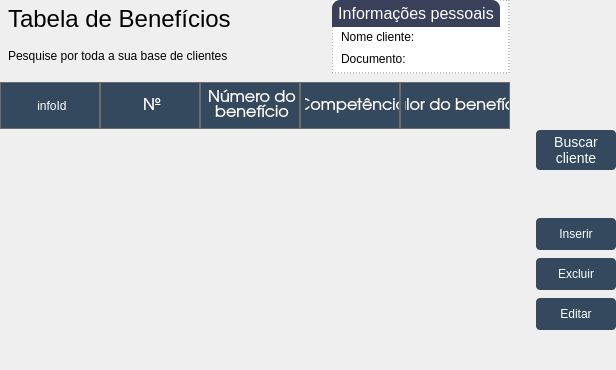
     <widget class="QWidget" name="tabBeneficios">
      <property name="styleSheet">
       <string notr="true">/*-------------------------------- Labels -----------------------------------------*/
#lbTituloClientesBen {
	font-family: &quot;TeX Gyre Adventor&quot;;
	font-size: 24px;
}

#lbInfoClientesBen {
	font-family: &quot;TeX Gyre Adventor&quot;;
	font-size: 12px;	
}

#lbTituloFiltroBen {
	font-family: &quot;TeX Gyre Adventor&quot;;
	font-size: 16px;
}

#lbBuscaNomeBen, #lbBuscaEmailBen, 
#lbBuscaTelefoneBen, #lbBuscaTpProcessoBen,
#lbBuscaRgcpfBen {
	font-family: &quot;TeX Gyre Adventor&quot;;
	font-size: 12px;
}

#lbInfoCabecalhoBen, #lbInfoDibDerBen, 
#lbInfoNomeBen, #lbInfoDocumentoBen {
	font-family: &quot;TeX Gyre Adventor&quot;;
	font-size: 12px;
	background-color: white;
}

#lbDibDerBen, 
#lbNomeBen, #lbDocumentoBen {
	font-family: &quot;TeX Gyre Adventor&quot;;
	font-size: 14px;
	background-color: white;
	font-weight: bold;
}

/*-------------------------------- Frames -----------------------------------------*/
#frInfoCabecalhoBen {
	border-radius: 4px;
	border: 1px solid rgb(85, 87, 83);

	background-color: white;
}

/*-------------------------------- Tables -----------------------------------------*/
#tblBeneficios {
	background-color: transparent;
}

#tblClientesBen::item{
	margin: 4px;
}

QHeaderView::section {
    background-color: rgb(52, 73, 94);
    color: white;
    padding-left: 4px;
    border: 1px solid #6c6c6c;
	min-height: 45px;
}

QHeaderView::down-arrow {
    icon-color: white;
}

QHeaderView::up-arrow {
    icon-color: white;
}

/*-------------------------------- Push Buttons --------------------------------*/
#pbArrowNomeBen, 
#pbArrowEmailBen, 
#pbArrowTelefoneBen,
#pbArrowTpProcessoBen,
#pbArrowRgcpfBen {
	background-image: url(:/arrowDown/arrowDown.png);
	background-repeat: no-repeat;
	background-position: center;

	background-color: transparent;
}

#pbBuscarClienteBen {
	font-family: &quot;TeX Gyre Adventor&quot;;
	font-size: 14px;
	color: white;

	border-radius: 4px;
	background-color: rgb(52, 73, 94);
}

#pbBuscarClienteBen:hover {
	font-family: &quot;TeX Gyre Adventor&quot;;
	font-size: 14px;
	color: white;

	border-radius: 4px;
	border: 1px solid;
	background-color: rgb(72, 93, 114);
}

#pbInserirBen, #pbEditarBen, #pbExcluirBen {
	font-family: &quot;TeX Gyre Adventor&quot;;
	font-size: 12px;
	color: white;

	border-radius: 4px;
	background-color: rgb(52, 73, 94);
}

#pbInserirBen:hover, #pbEditarBen:hover, 
#pbExcluirBen:hover {
	font-family: &quot;TeX Gyre Adventor&quot;;
	font-size: 12px;
	color: white;

	border-radius: 4px;
	border: 1px solid;
	background-color: rgb(72, 93, 114);
}

/*-------------------------------- Group Box -----------------------------------------*/
QGroupBox {
	font-family: &quot;TeX Gyre Adventor&quot;;
	font-size: 16px;
	border: 1px solid transparent;

	background-color: white;
}

#bpInfoPessoaisBene::title {
	subcontrol-position: top left;
	background-color: #3A405A;
	border-top-left-radius: 8px;
	border-top-right-radius: 8px;
	color: white;
	padding: 4px;
}

#bpInfoPessoaisBene {
	border: 1px dashed grey;
}</string>
      </property>
      <attribute name="title">
       <string>Benefícios</string>
      </attribute>
      <layout class="QGridLayout" name="gridLayout_3">
       <property name="leftMargin">
        <number>0</number>
       </property>
       <property name="topMargin">
        <number>0</number>
       </property>
       <property name="rightMargin">
        <number>0</number>
       </property>
       <property name="bottomMargin">
        <number>0</number>
       </property>
       <property name="horizontalSpacing">
        <number>26</number>
       </property>
       <property name="verticalSpacing">
        <number>8</number>
       </property>
       <item row="1" column="0" colspan="3">
        <widget class="QTableWidget" name="tblBeneficios">
         <property name="frameShape">
          <enum>QFrame::NoFrame</enum>
         </property>
         <property name="editTriggers">
          <set>QAbstractItemView::NoEditTriggers</set>
         </property>
         <property name="selectionMode">
          <enum>QAbstractItemView::SingleSelection</enum>
         </property>
         <property name="selectionBehavior">
          <enum>QAbstractItemView::SelectRows</enum>
         </property>
         <property name="showGrid">
          <bool>false</bool>
         </property>
         <property name="wordWrap">
          <bool>true</bool>
         </property>
         <attribute name="horizontalHeaderCascadingSectionResizes">
          <bool>true</bool>
         </attribute>
         <attribute name="horizontalHeaderShowSortIndicator" stdset="0">
          <bool>true</bool>
         </attribute>
         <attribute name="horizontalHeaderStretchLastSection">
          <bool>true</bool>
         </attribute>
         <attribute name="verticalHeaderVisible">
          <bool>false</bool>
         </attribute>
         <column>
          <property name="text">
           <string>infoId</string>
          </property>
         </column>
         <column>
          <property name="text">
           <string>Nº</string>
          </property>
          <property name="font">
           <font>
            <family>TeX Gyre Adventor</family>
            <pointsize>12</pointsize>
           </font>
          </property>
          <property name="textAlignment">
           <set>AlignCenter</set>
          </property>
         </column>
         <column>
          <property name="text">
           <string>Número do
benefício</string>
          </property>
          <property name="font">
           <font>
            <family>TeX Gyre Adventor</family>
            <pointsize>12</pointsize>
           </font>
          </property>
          <property name="textAlignment">
           <set>AlignCenter</set>
          </property>
         </column>
         <column>
          <property name="text">
           <string>Competência</string>
          </property>
          <property name="font">
           <font>
            <family>TeX Gyre Adventor</family>
            <pointsize>12</pointsize>
           </font>
          </property>
          <property name="textAlignment">
           <set>AlignCenter</set>
          </property>
         </column>
         <column>
          <property name="text">
           <string>Valor do benefício</string>
          </property>
          <property name="font">
           <font>
            <family>TeX Gyre Adventor</family>
            <pointsize>12</pointsize>
           </font>
          </property>
          <property name="textAlignment">
           <set>AlignCenter</set>
          </property>
         </column>
        </widget>
       </item>
       <item row="0" column="0">
        <widget class="QFrame" name="frame_13">
         <property name="frameShape">
          <enum>QFrame::NoFrame</enum>
         </property>
         <property name="frameShadow">
          <enum>QFrame::Raised</enum>
         </property>
         <layout class="QVBoxLayout" name="verticalLayout_8">
          <property name="spacing">
           <number>0</number>
          </property>
          <property name="leftMargin">
           <number>8</number>
          </property>
          <property name="topMargin">
           <number>0</number>
          </property>
          <property name="bottomMargin">
           <number>0</number>
          </property>
          <item>
           <widget class="QLabel" name="lbTituloClientesBen">
            <property name="text">
             <string>Tabela de Benefícios</string>
            </property>
           </widget>
          </item>
          <item>
           <widget class="QLabel" name="lbInfoClientesBen">
            <property name="text">
             <string>Pesquise por toda a sua base de clientes</string>
            </property>
           </widget>
          </item>
         </layout>
        </widget>
       </item>
       <item row="0" column="2">
        <widget class="QGroupBox" name="bpInfoPessoaisBene">
         <property name="title">
          <string>Informações pessoais</string>
         </property>
         <layout class="QVBoxLayout" name="verticalLayout_10">
          <property name="spacing">
           <number>2</number>
          </property>
          <property name="leftMargin">
           <number>8</number>
          </property>
          <property name="topMargin">
           <number>26</number>
          </property>
          <property name="rightMargin">
           <number>34</number>
          </property>
          <property name="bottomMargin">
           <number>4</number>
          </property>
          <item>
           <widget class="QFrame" name="frame_14">
            <property name="frameShape">
             <enum>QFrame::NoFrame</enum>
            </property>
            <property name="frameShadow">
             <enum>QFrame::Raised</enum>
            </property>
            <layout class="QHBoxLayout" name="horizontalLayout_9">
             <property name="spacing">
              <number>2</number>
             </property>
             <property name="leftMargin">
              <number>0</number>
             </property>
             <property name="topMargin">
              <number>0</number>
             </property>
             <property name="bottomMargin">
              <number>0</number>
             </property>
             <item>
              <widget class="QLabel" name="lbInfoNomeBen">
               <property name="text">
                <string>Nome cliente:</string>
               </property>
              </widget>
             </item>
             <item>
              <widget class="QLabel" name="lbNomeBen">
               <property name="text">
                <string/>
               </property>
              </widget>
             </item>
             <item>
              <spacer name="horizontalSpacer_7">
               <property name="orientation">
                <enum>Qt::Horizontal</enum>
               </property>
               <property name="sizeHint" stdset="0">
                <size>
                 <width>40</width>
                 <height>20</height>
                </size>
               </property>
              </spacer>
             </item>
            </layout>
           </widget>
          </item>
          <item>
           <widget class="QFrame" name="frame_15">
            <property name="frameShape">
             <enum>QFrame::NoFrame</enum>
            </property>
            <property name="frameShadow">
             <enum>QFrame::Raised</enum>
            </property>
            <layout class="QHBoxLayout" name="horizontalLayout_8">
             <property name="spacing">
              <number>2</number>
             </property>
             <property name="leftMargin">
              <number>0</number>
             </property>
             <property name="topMargin">
              <number>0</number>
             </property>
             <property name="rightMargin">
              <number>0</number>
             </property>
             <property name="bottomMargin">
              <number>0</number>
             </property>
             <item>
              <widget class="QLabel" name="lbInfoDocumentoBen">
               <property name="text">
                <string>Documento:</string>
               </property>
              </widget>
             </item>
             <item>
              <widget class="QLabel" name="lbDocumentoBen">
               <property name="text">
                <string/>
               </property>
              </widget>
             </item>
             <item>
              <spacer name="horizontalSpacer_8">
               <property name="orientation">
                <enum>Qt::Horizontal</enum>
               </property>
               <property name="sizeHint" stdset="0">
                <size>
                 <width>40</width>
                 <height>20</height>
                </size>
               </property>
              </spacer>
             </item>
            </layout>
           </widget>
          </item>
         </layout>
        </widget>
       </item>
       <item row="1" column="3">
        <widget class="QFrame" name="frame_12">
         <property name="minimumSize">
          <size>
           <width>80</width>
           <height>0</height>
          </size>
         </property>
         <property name="maximumSize">
          <size>
           <width>80</width>
           <height>16777215</height>
          </size>
         </property>
         <property name="frameShape">
          <enum>QFrame::NoFrame</enum>
         </property>
         <property name="frameShadow">
          <enum>QFrame::Raised</enum>
         </property>
         <layout class="QVBoxLayout" name="verticalLayout_9">
          <property name="spacing">
           <number>8</number>
          </property>
          <property name="leftMargin">
           <number>0</number>
          </property>
          <property name="topMargin">
           <number>48</number>
          </property>
          <property name="rightMargin">
           <number>0</number>
          </property>
          <property name="bottomMargin">
           <number>0</number>
          </property>
          <item>
           <widget class="QPushButton" name="pbBuscarClienteBen">
            <property name="minimumSize">
             <size>
              <width>80</width>
              <height>40</height>
             </size>
            </property>
            <property name="maximumSize">
             <size>
              <width>90</width>
              <height>40</height>
             </size>
            </property>
            <property name="text">
             <string>Buscar 
cliente</string>
            </property>
           </widget>
          </item>
          <item>
           <spacer name="verticalSpacer_6">
            <property name="orientation">
             <enum>Qt::Vertical</enum>
            </property>
            <property name="sizeType">
             <enum>QSizePolicy::Fixed</enum>
            </property>
            <property name="sizeHint" stdset="0">
             <size>
              <width>20</width>
              <height>40</height>
             </size>
            </property>
           </spacer>
          </item>
          <item>
           <widget class="QPushButton" name="pbInserirBen">
            <property name="minimumSize">
             <size>
              <width>80</width>
              <height>32</height>
             </size>
            </property>
            <property name="maximumSize">
             <size>
              <width>90</width>
              <height>32</height>
             </size>
            </property>
            <property name="text">
             <string>Inserir</string>
            </property>
           </widget>
          </item>
          <item>
           <widget class="QPushButton" name="pbExcluirBen">
            <property name="minimumSize">
             <size>
              <width>80</width>
              <height>32</height>
             </size>
            </property>
            <property name="maximumSize">
             <size>
              <width>90</width>
              <height>32</height>
             </size>
            </property>
            <property name="text">
             <string>Excluir</string>
            </property>
           </widget>
          </item>
          <item>
           <widget class="QPushButton" name="pbEditarBen">
            <property name="minimumSize">
             <size>
              <width>80</width>
              <height>32</height>
             </size>
            </property>
            <property name="maximumSize">
             <size>
              <width>90</width>
              <height>32</height>
             </size>
            </property>
            <property name="text">
             <string>Editar</string>
            </property>
           </widget>
          </item>
          <item>
           <spacer name="verticalSpacer_5">
            <property name="orientation">
             <enum>Qt::Vertical</enum>
            </property>
            <property name="sizeHint" stdset="0">
             <size>
              <width>20</width>
              <height>40</height>
             </size>
            </property>
           </spacer>
          </item>
         </layout>
        </widget>
       </item>
       <item row="0" column="1">
        <spacer name="horizontalSpacer_9">
         <property name="orientation">
          <enum>Qt::Horizontal</enum>
         </property>
         <property name="sizeType">
          <enum>QSizePolicy::Fixed</enum>
         </property>
         <property name="sizeHint" stdset="0">
          <size>
           <width>40</width>
           <height>20</height>
          </size>
         </property>
        </spacer>
       </item>
      </layout>
     </widget>
